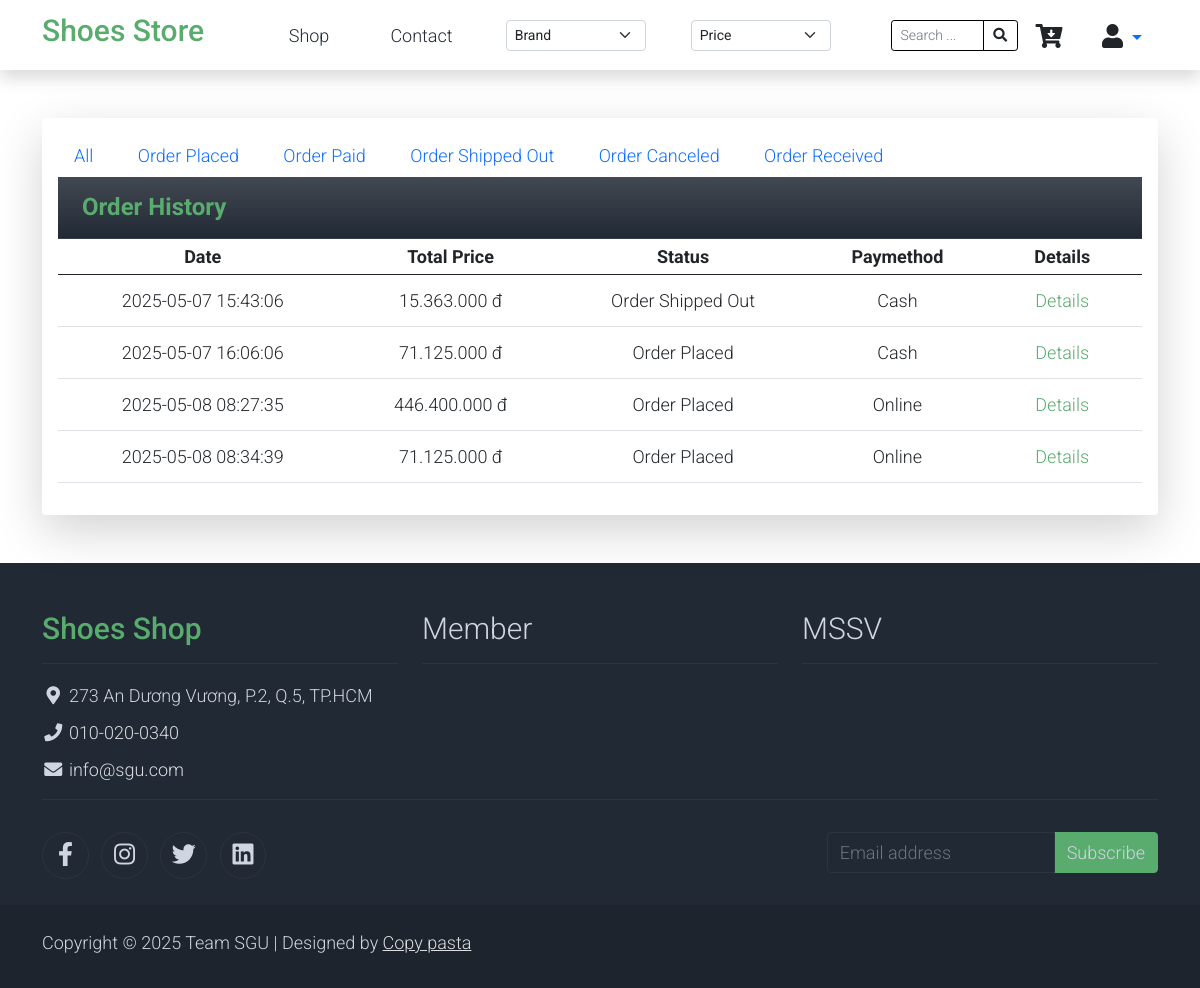
/public/index.php?page=Payment&action=orderhistory (signed in), run on the app's committed database.
### tables this page shows
CREATE TABLE `orders_status` (
  `id` int(11) NOT NULL,
  `name` varchar(255) NOT NULL,
  `created_at` datetime DEFAULT NULL,
  `updated_at` datetime DEFAULT NULL
);

CREATE TABLE `orders` (
  `id` int(11) NOT NULL,
  `user_id` int(11) NOT NULL,
  `note` text DEFAULT NULL,
  `status_id` int(11) DEFAULT NULL,
  `created_at` datetime DEFAULT NULL,
  `updated_at` datetime DEFAULT NULL,
  `paymethod` int(16) NOT NULL
);

CREATE TABLE `payment_method` (
  `id` int(11) NOT NULL,
  `name` varchar(100) NOT NULL
);

### user/view/OrderHistory.php (called while the page is built)
<?php
include __DIR__ . '/../resource/shared/Header.php';
include __DIR__ . '/../resource/content/OrderHistory.php';
include __DIR__ . '/../resource/shared/Footer.php';

### user/controller/PaymentController.php (called while the page is built, shortened)
<?php
require_once __DIR__ . "/../model/Payment.php";
require_once __DIR__ . "/../../config/init.php";
class PaymentController extends BaseController
{
    private $paymentModel;
    public function __construct()
    {
        $this->paymentModel = new Payment();
    }
    public function orderhistory($params)
    {
        $userId = $_SESSION['userId'];
        try {
            $orderStatusList = $this->paymentModel->showOrderStatusList();
            if (isset($params["status"])) {
                $orderStatusId = $params["status"];
                $orderList = $this->paymentModel->showOrderListByStatus($userId, $orderStatusId);
            } else $orderList = $this->paymentModel->showOrderList($userId);
            $this->render("OrderHistory.php", ["orderList" => $orderList, "orderStatusList" => $orderStatusList]);
        } catch (Exception $ex) {
            http_response_code(500);
            echo json_encode([
                "status" => 500,
                "message" => $ex->getMessage(),
            ]);
            return;
        }
    }
}

### user/Route.php (called while the page is built, shortened)
<?php
require_once __DIR__ . "/../config/init.php";
$action = $_GET['action'] ?? 'index';
$params = [];
$controllerInstance = new $controllerName();
$controllerInstance->$action($params);

### config/init.php (called while the page is built, shortened)
<?php
class Database
{
    private $conn;
    private $servername = "localhost";
    private $username = "root";
    private $password = "";
    private $dbname = "shoesstore-backup";
    private function connectDB()
    {
        $this->conn = new mysqli($this->servername, $this->username, $this->password, $this->dbname);
    }
    public function getConnection()
    {
        return $this->conn;
    }
}

### user/model/Payment.php (called while the page is built, shortened)
<?php
require_once __DIR__ . "/../../config/init.php";
require_once("Product.php");
require_once("Cart.php");
class Payment
{
    private $con;
    public function __construct()
    {
        $db = new Database();
        $this->con = $db->getConnection();
    }
    public function showOrderList($userId)
    {
        try {
            $sql = "SELECT o.id, o.user_id, o.note, o.created_at,
                     os.name as status, pm.name as paymethod,
                     SUM(od.price * od.quantity) AS total_price
             FROM orders o
             JOIN orders_status os ON os.id = o.status_id
             JOIN payment_method pm ON pm.id = o.paymethod
             JOIN orderdetail od ON od.order_id = o.id
             WHERE o.user_id = $userId
             GROUP BY o.id";
            $result = $this->con->query($sql);
            $orderList = [];
            if ($result->num_rows > 0) {
                while ($row = $result->fetch_object()) {
                    $orderList[] = $row;
                }
            }
            return $orderList;
        } catch (Exception $ex) {
            throw new Exception("SQL Error: " . $ex->getMessage());
        }
    }
    public function showOrderStatusList()
    {
        try {
            $sql = "SELECT os.id, os.name FROM orders_status os";
            $result = $this->con->query($sql);
            $orderStatusList = [];
            if ($result->num_rows > 0) {
                while ($row = $result->fetch_object()) {
                    $orderStatusList[] = $row;
                }
            }
            return $orderStatusList;
        } catch (Exception $ex) {
            throw new Exception("SQL Error: " . $ex->getMessage());
        }
    }
}

### user/model/Product.php (called while the page is built, shortened)
<?php
require_once __DIR__ . "/../../config/init.php";
class Product
{
    public function __construct()
    {
        $db = new Database();
    }
}

### user/model/Cart.php (called while the page is built, shortened)
<?php
require_once __DIR__ . "/../../config/init.php";
class Cart
{
    public function __construct()
    {
        $db = new Database();
    }
}

### user/resource/content/OrderHistory.php (the view, shortened to what this page needs)
<div id="ajaxLoad">
    <div class="container my-5">
        <div class="card shadow-lg border-0 rounded-4">
            <div class="card-body">
                <div>
                    <ul class="list-inline">
                        <li class="list-inline-item"><a class="nav-link ajaxLoad" href="index.php?page=Payment&action=orderhistory">All</a></li>
                        <?php foreach ($orderStatusList as $orderStatus) { ?>
                            <li class="list-inline-item">
                                <a class="nav-link ajaxLoad" href="index.php?page=Payment&action=orderhistory&status=<?= $orderStatus->id ?>"><?= $orderStatus->name ?></a>
                            </li>
                        <?php } ?>
                </div>
                <div class="card-header bg-gradient bg-dark text-success rounded-top-4 px-4 py-3">
                    <h4 class="mb-0 fw-bold">
                        Order History
                    </h4>
                </div>
                <table class="table table-hover table-sm align-middle text-center">
                    <thead>
                        <tr>
                            <th>Date</th>
                            <th>Total Price</th>
                            <th>Status</th>
                            <th>Paymethod</th>
                            <th>Details</th>
                        </tr>
                    </thead>
                    <tbody>
                        <?php foreach ($orderList as $order) { ?>
                            <tr>
                                <td><?= $order->created_at ?></td>
                                <td><?= number_format($order->total_price, 0, ',', '.') ?> đ</td>
                                <td><?= $order->status ?></td>
                                <td><?= $order->paymethod ?></td>
                                <td><a class="nav-link text-success" href="index.php?page=Payment&action=showorder&id=<?= $order->id ?>">Details</a></td>
                            </tr>
                        <?php } ?>
                    </tbody>
                </table>
            </div>
        </div>
    </div>
</div>

### public/assets/css/templatemo.css (style rules this page uses)
body, ul, li, p, a, label, input, div { font-family: 'Roboto', sans-serif; font-size: 18px !important; font-weight: 300 !important; }
.text-success { color: #59ab6e !important; }
.bg-dark { background-color: #212934 !important; }

### public/assets/css/cart.css (style rules this page uses)
ul { list-style: none; margin-bottom: 0px }

### data on the page
orders_status: name "Order Placed"
orders_status: name "Order Paid"
orders_status: name "Order Shipped Out"
orders_status: name "Order Canceled"
orders_status: name "Order Received"
orders: created_at "2025-05-07 15:43:06", total_price "15.363.000", orders_status.name "Order Shipped Out", paymethod.name "Cash"
orders: created_at "2025-05-07 16:06:06", total_price "71.125.000", orders_status.name "Order Placed", paymethod.name "Cash"
orders: created_at "2025-05-08 08:27:35", total_price "446.400.000", orders_status.name "Order Placed", paymethod.name "Online"
orders: created_at "2025-05-08 08:34:39", total_price "71.125.000", orders_status.name "Order Placed", paymethod.name "Online"
